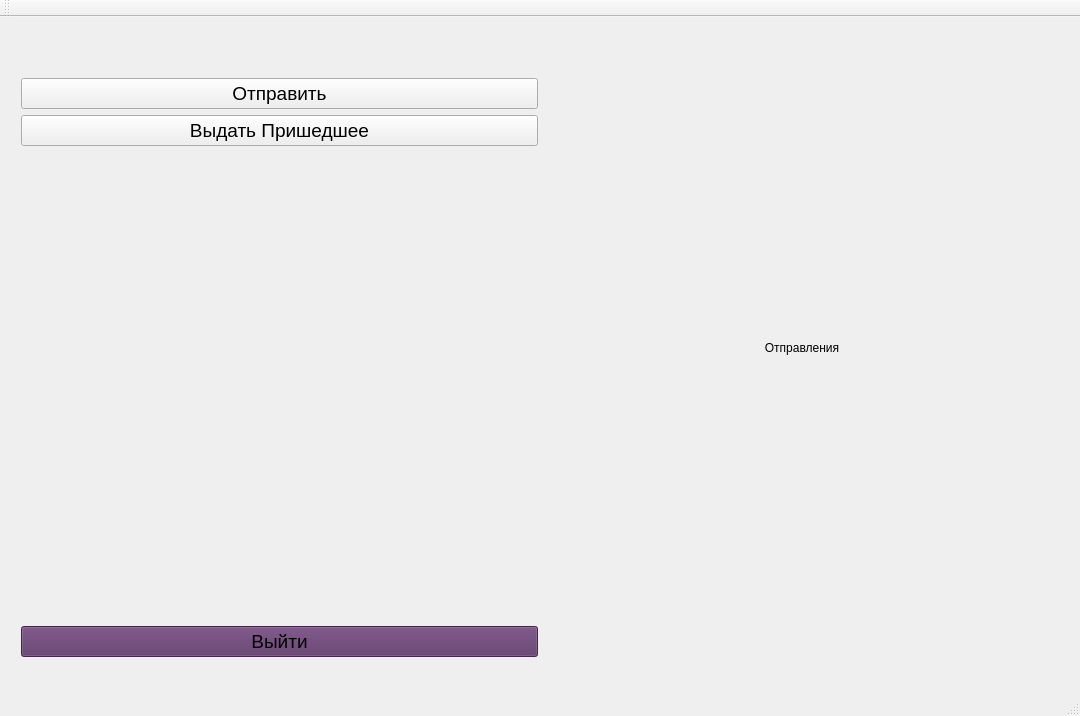
<?xml version="1.0" encoding="UTF-8"?>
<ui version="4.0">
 <class>MainWindow</class>
 <widget class="QMainWindow" name="MainWindow">
  <property name="geometry">
   <rect>
    <x>0</x>
    <y>0</y>
    <width>1080</width>
    <height>716</height>
   </rect>
  </property>
  <property name="windowTitle">
   <string>MainWindow</string>
  </property>
  <widget class="QWidget" name="centralWidget">
   <widget class="QWidget" name="horizontalLayoutWidget">
    <property name="geometry">
     <rect>
      <x>10</x>
      <y>10</y>
      <width>1061</width>
      <height>641</height>
     </rect>
    </property>
    <layout class="QGridLayout" name="gridLayout">
     <item row="0" column="0">
      <layout class="QVBoxLayout" name="verticalLayout_3">
       <property name="sizeConstraint">
        <enum>QLayout::SetMinimumSize</enum>
       </property>
       <item>
        <spacer name="verticalSpacer_2">
         <property name="orientation">
          <enum>Qt::Vertical</enum>
         </property>
         <property name="sizeType">
          <enum>QSizePolicy::Fixed</enum>
         </property>
         <property name="sizeHint" stdset="0">
          <size>
           <width>20</width>
           <height>40</height>
          </size>
         </property>
        </spacer>
       </item>
       <item>
        <widget class="QPushButton" name="createButton">
         <property name="maximumSize">
          <size>
           <width>16777215</width>
           <height>16777215</height>
          </size>
         </property>
         <property name="font">
          <font>
           <pointsize>14</pointsize>
          </font>
         </property>
         <property name="text">
          <string>Отправить</string>
         </property>
        </widget>
       </item>
       <item>
        <widget class="QPushButton" name="dropButton">
         <property name="maximumSize">
          <size>
           <width>16777215</width>
           <height>16777215</height>
          </size>
         </property>
         <property name="font">
          <font>
           <pointsize>14</pointsize>
          </font>
         </property>
         <property name="text">
          <string>Выдать Пришедшее</string>
         </property>
        </widget>
       </item>
       <item>
        <layout class="QVBoxLayout" name="verticalLayout_4">
         <property name="sizeConstraint">
          <enum>QLayout::SetFixedSize</enum>
         </property>
         <item>
          <spacer name="verticalSpacer">
           <property name="orientation">
            <enum>Qt::Vertical</enum>
           </property>
           <property name="sizeHint" stdset="0">
            <size>
             <width>20</width>
             <height>40</height>
            </size>
           </property>
          </spacer>
         </item>
         <item>
          <widget class="QPushButton" name="exitAkkButton">
           <property name="font">
            <font>
             <pointsize>14</pointsize>
            </font>
           </property>
           <property name="styleSheet">
            <string notr="true">background : rgb(92, 53, 102)</string>
           </property>
           <property name="text">
            <string>Выйти</string>
           </property>
          </widget>
         </item>
        </layout>
       </item>
      </layout>
     </item>
     <item row="0" column="1">
      <layout class="QVBoxLayout" name="verticalLayout">
       <item>
        <widget class="QLabel" name="label">
         <property name="text">
          <string>Отправления</string>
         </property>
         <property name="textFormat">
          <enum>Qt::PlainText</enum>
         </property>
         <property name="alignment">
          <set>Qt::AlignCenter</set>
         </property>
        </widget>
       </item>
      </layout>
     </item>
    </layout>
   </widget>
  </widget>
  <widget class="QMenuBar" name="menuBar">
   <property name="geometry">
    <rect>
     <x>0</x>
     <y>0</y>
     <width>1080</width>
     <height>22</height>
    </rect>
   </property>
  </widget>
  <widget class="QToolBar" name="mainToolBar">
   <attribute name="toolBarArea">
    <enum>TopToolBarArea</enum>
   </attribute>
   <attribute name="toolBarBreak">
    <bool>false</bool>
   </attribute>
  </widget>
  <widget class="QStatusBar" name="statusBar"/>
 </widget>
 <layoutdefault spacing="6" margin="11"/>
 <resources/>
 <connections/>
</ui>
